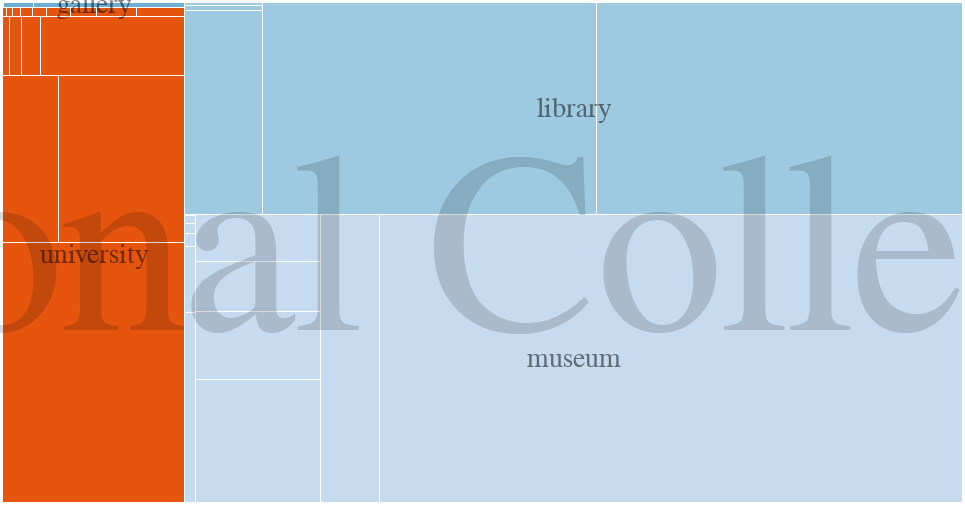

The code cell stored with this chart in its notebook:
### Code cell
from IPython.display import display
import json
display({"application/vnd.vega.v5+json": json.loads(treemap_test_spec)}, raw=True)

### Figure 1 — Vega specification as saved in the notebook (floating-point values rounded to 4 significant figures)
{"$schema": "https://vega.github.io/schema/vega/v5.json", "autosize": "none", "data": [{"name": "tree", "transform": [{"key": "id", "parentKey": "parent", "type": "stratify"}, {"field": "size", "method": "squarify", "ratio": 1.6, "round": true, "size": [{"signal": "width"}, {"signal": "height"}], "sort": {"field": "value"}, "type": "treemap"}], "values": [{"children": 4, "depth": 0, "id": 1, "name": "National Collection", "x0": 0, "x1": 960, "y0": 0, "y1": 500}, {"children": 3, "depth": 1, "id": 2, "name": "gallery", "parent": 1, "x0": 0, "x1": 182, "y0": 0, "y1": 5}, {"children": 6, "depth": 1, "id": 3, "name": "library", "parent": 1, "x0": 182, "x1": 960, "y0": 0, "y1": 212}, {"children": 12, "depth": 1, "id": 4, "name": "museum", "parent": 1, "x0": 182, "x1": 960, "y0": 212, "y1": 500}, {"children": 18, "depth": 1, "id": 5, "name": "university", "parent": 1, "x0": 0, "x1": 182, "y0": 5, "y1": 500}, {"children": 0, "depth": 2, "id": 6, "name": "Oxford University", "parent": 5, "size": 22530000, "x0": 0, "x1": 182, "y0": 240, "y1": 500}, {"children": 0, "depth": 2, "id": 7, "name": "University of Cambridge", "parent": 5, "size": 10000000, "x0": 56, "x1": 182, "y0": 73, "y1": 240}, {"children": 0, "depth": 2, "id": 8, "name": "Durham University", "parent": 5, "size": 106000, "x0": 68, "x1": 94, "y0": 5, "y1": 14}, {"children": 0, "depth": 2, "id": 9, "name": "University College London", "parent": 5, "size": 164000, "x0": 94, "x1": 134, "y0": 5, "y1": 14}, {"children": 0, "depth": 2, "id": 10, "name": "University of Manchester", "parent": 5, "size": 4060000, "x0": 38, "x1": 182, "y0": 14, "y1": 73}, {"children": 0, "depth": 2, "id": 11, "name": "King's College London", "parent": 5, "size": 200000, "x0": 134, "x1": 182, "y0": 5, "y1": 14}, {"children": 0, "depth": 2, "id": 12, "name": "University of Birmingham", "parent": 5, "size": 4500000, "x0": 0, "x1": 56, "y0": 73, "y1": 240}, {"children": 0, "depth": 2, "id": 13, "name": "Unversity of Warwick", "parent": 5, "size": 16000, "x0": 0, "x1": 4, "y0": 5, "y1": 14}, {"children": 0, "depth": 2, "id": 14, "name": "Manchester Metropolitan Unversity", "parent": 5, "size": 0, "x0": 0, "x1": 0, "y0": 5, "y1": 14}, {"children": 0, "depth": 2, "id": 15, "name": "Swansea University", "parent": 5, "size": 1700, "x0": 0, "x1": 0, "y0": 5, "y1": 14}, {"children": 0, "depth": 2, "id": 16, "name": "University of Brighton", "parent": 5, "size": 50000, "x0": 18, "x1": 30, "y0": 5, "y1": 14}, {"children": 0, "depth": 2, "id": 17, "name": "SOAS, University of London", "parent": 5, "size": 60000, "x0": 30, "x1": 44, "y0": 5, "y1": 14}, {"children": 0, "depth": 2, "id": 18, "name": "University of Aberdeen", "parent": 5, "size": 530000, "x0": 19, "x1": 38, "y0": 14, "y1": 73}, {"children": 0, "depth": 2, "id": 19, "name": "University of Bristol", "parent": 5, "size": 100000, "x0": 44, "x1": 68, "y0": 5, "y1": 14}, {"children": 0, "depth": 2, "id": 20, "name": "University of Leeds", "parent": 5, "size": 350000, "x0": 7, "x1": 19, "y0": 14, "y1": 73}, {"children": 0, "depth": 2, "id": 21, "name": "University of Leicester", "parent": 5, "size": 25000, "x0": 4, "x1": 10, "y0": 5, "y1": 14}, {"children": 0, "depth": 2, "id": 22, "name": "University of Sheffield", "parent": 5, "size": 30000, "x0": 10, "x1": 18, "y0": 5, "y1": 14}, {"children": 0, "depth": 2, "id": 23, "name": "University of St Andrews", "parent": 5, "size": 200000, "x0": 0, "x1": 7, "y0": 14, "y1": 73}, {"children": 0, "depth": 2, "id": 24, "name": "British Library", "parent": 3, "size": 33810000, "x0": 260, "x1": 594, "y0": 0, "y1": 212}, {"children": 0, "depth": 2, "id": 25, "name": "Chetham's Library", "parent": 3, "size": 121041, "x0": 182, "x1": 260, "y0": 0, "y1": 3}, {"children": 0, "depth": 2, "id": 26, "name": "Glasgow Woman's Library", "parent": 3, "size": 0, "x0": 182, "x1": 260, "y0": 0, "y1": 0}, {"children": 0, "depth": 2, "id": 27, "name": "Lambeth Palace Library", "parent": 3, "size": 186200, "x0": 182, "x1": 260, "y0": 3, "y1": 8}, {"children": 0, "depth": 2, "id": 28, "name": "National Library of Wales", "parent": 3, "size": 7540000, "x0": 182, "x1": 260, "y0": 8, "y1": 212}, {"children": 0, "depth": 2, "id": 29, "name": "National Library of Scotland", "parent": 3, "size": 37000000, "x0": 594, "x1": 960, "y0": 0, "y1": 212}, {"children": 0, "depth": 2, "id": 30, "name": "Victoria & Albert Museum", "parent": 4, "size": 2800000, "x0": 193, "x1": 318, "y0": 212, "y1": 259}, {"children": 0, "depth": 2, "id": 31, "name": "Science Museum Group", "parent": 4, "size": 7360793, "x0": 193, "x1": 318, "y0": 377, "y1": 500}, {"children": 0, "depth": 2, "id": 32, "name": "Museum of the Home", "parent": 4, "size": 40000, "x0": 182, "x1": 193, "y0": 213, "y1": 221}, {"children": 0, "depth": 2, "id": 33, "name": "Horniman Museum", "parent": 4, "size": 350000, "x0": 182, "x1": 193, "y0": 244, "y1": 310}, {"children": 0, "depth": 2, "id": 34, "name": "Imperial War Museums", "parent": 4, "size": 1000000, "x0": 182, "x1": 193, "y0": 310, "y1": 500}, {"children": 0, "depth": 2, "id": 35, "name": "National Gallery", "parent": 2, "size": 2626, "x0": 0, "x1": 1, "y0": 0, "y1": 5}, {"children": 0, "depth": 2, "id": 36, "name": "National Museums Liverpool", "parent": 4, "size": 4000000, "x0": 193, "x1": 318, "y0": 309, "y1": 377}, {"children": 0, "depth": 2, "id": 37, "name": "National Portrait Gallery", "parent": 2, "size": 350000, "x0": 31, "x1": 182, "y0": 0, "y1": 5}, {"children": 0, "depth": 2, "id": 38, "name": "Natural History Museum", "parent": 4, "size": 80000000, "x0": 377, "x1": 960, "y0": 212, "y1": 500}, {"children": 0, "depth": 2, "id": 39, "name": "Royal Armouries", "parent": 4, "size": 70000, "x0": 182, "x1": 193, "y0": 231, "y1": 244}, {"children": 0, "depth": 2, "id": 40, "name": "Royal Museums Greenwich", "parent": 4, "size": 3000000, "x0": 193, "x1": 318, "y0": 259, "y1": 309}, {"children": 0, "depth": 2, "id": 41, "name": "Sir John Soane's Museum", "parent": 4, "size": 52000, "x0": 182, "x1": 193, "y0": 221, "y1": 231}, {"children": 0, "depth": 2, "id": 42, "name": "Tate Gallery Group", "parent": 2, "size": 70000, "x0": 1, "x1": 31, "y0": 0, "y1": 5}, {"children": 0, "depth": 2, "id": 43, "name": "The Wallace Collection", "parent": 4, "size": 5637, "x0": 182, "x1": 193, "y0": 212, "y1": 213}, {"children": 0, "depth": 2, "id": 44, "name": "British Museum", "parent": 4, "size": 8000000, "x0": 318, "x1": 377, "y0": 212, "y1": 500}]}, {"name": "nodes", "source": "tree", "transform": [{"expr": "datum.children", "type": "filter"}]}, {"name": "leaves", "source": "tree", "transform": [{"expr": "!datum.children", "type": "filter"}]}], "description": "An example of treemap layout for hierarchical data.", "height": 500, "marks": [{"encode": {"enter": {"fill": {"field": "name", "scale": "color"}}, "update": {"x": {"field": "x0"}, "x2": {"field": "x1"}, "y": {"field": "y0"}, "y2": {"field": "y1"}}}, "from": {"data": "nodes"}, "interactive": false, "type": "rect"}, {"encode": {"enter": {"stroke": {"value": "#fff"}, "tooltip": {"field": "name"}}, "hover": {"fill": {"value": "#efb118"}}, "update": {"fill": {"value": "transparent"}, "x": {"field": "x0"}, "x2": {"field": "x1"}, "y": {"field": "y0"}, "y2": {"field": "y1"}}}, "from": {"data": "leaves"}, "type": "rect"}, {"encode": {"enter": {"align": {"value": "center"}, "baseline": {"value": "middle"}, "fill": {"value": "#000"}, "fillOpacity": {"field": "depth", "scale": "opacity"}, "font": {"value": "Helvetica Neue, Arial"}, "fontSize": {"field": "depth", "scale": "size"}, "text": {"field": "name"}}, "update": {"x": {"signal": "0.5 * (datum.x0 + datum.x1)"}, "y": {"signal": "0.5 * (datum.y0 + datum.y1)"}}}, "from": {"data": "nodes"}, "interactive": false, "type": "text"}], "padding": 2.5, "scales": [{"domain": {"data": "nodes", "field": "name"}, "name": "color", "range": ["#3182bd", "#6baed6", "#9ecae1", "#c6dbef", "#e6550d", "#fd8d3c", "#fdae6b", "#fdd0a2", "#31a354", "#74c476", "#a1d99b", "#c7e9c0", "#756bb1", "#9e9ac8", "#bcbddc", "#dadaeb", "#636363", "#969696", "#bdbdbd", "#d9d9d9"], "type": "ordinal"}, {"domain": [0, 1, 2, 3], "name": "size", "range": [256, 28, 20, 14], "type": "ordinal"}, {"domain": [0, 1, 2, 3], "name": "opacity", "range": [0.15, 0.5, 0.8, 1], "type": "ordinal"}], "signals": [], "width": 960}
